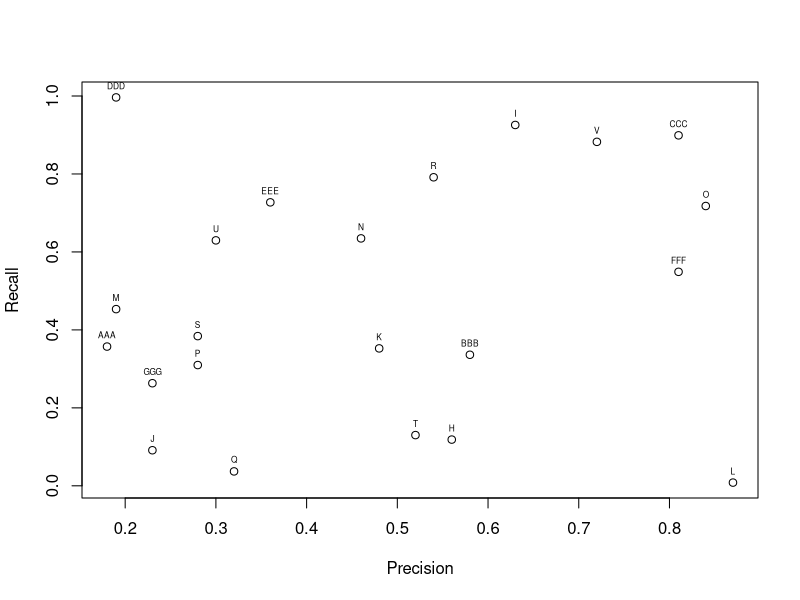
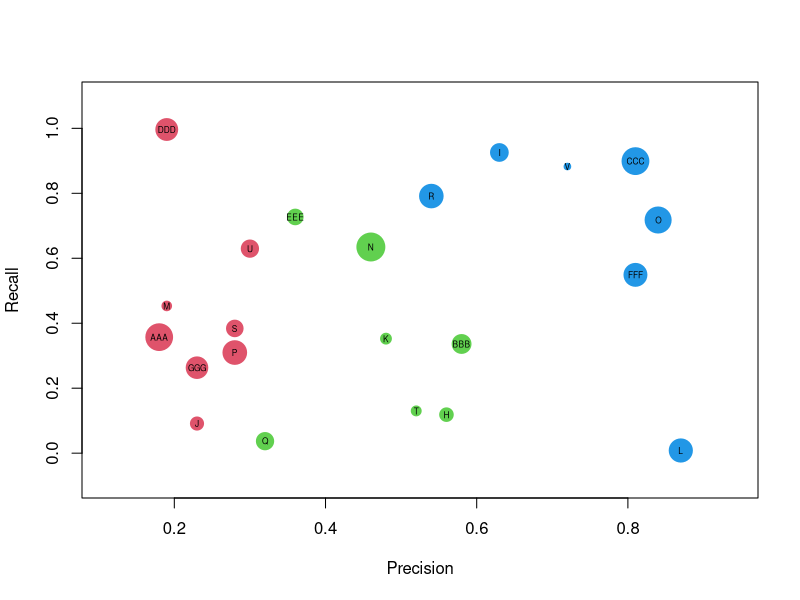

Here is the R script that generated these plots, in order:
## ---- chunk 1
knitr::opts_chunk$set(echo = TRUE)
## ---- chunk 2
setwd("~/Data_Projects/visualizations")
bub <- read.csv("BubbleData.csv")
plot(bub$Precision,bub$Recall,xlab="Precision", ylab="Recall" )
text(bub$Precision, bub$Recall+.03, bub$ID, cex=0.5)
## ---- chunk 3
#we want to scale the bubbles by area, not radius
radius = sqrt( bub$Number.of.Records/ pi )


symbols(bub$Precision,bub$Recall,circles=radius,
        inches=0.15, fg="white", bg=(bub$Category+1), xlab="Precision", ylab="Recall")
text(bub$Precision, bub$Recall, bub$ID, cex=0.5)
